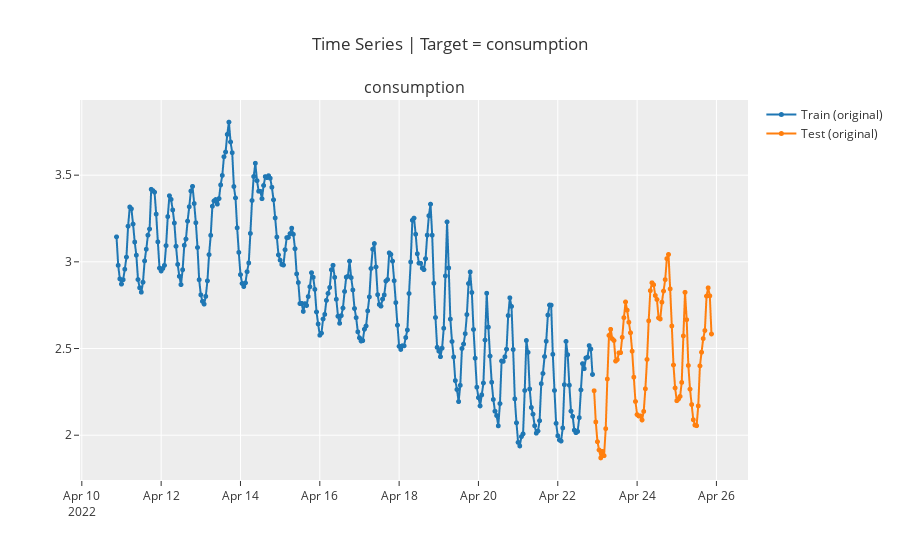

This figure's notebook cell:
### Code cell
plot_model(best, plot='train_test_split')

### Figure 1 — Plotly figure (JSON) as saved in the notebook; plotly's stock layout.template omitted (floating-point values rounded to 4 significant figures; data arrays with more than 128 entries replaced by an {"elided": "..."} marker saying what was removed)
{"data": [{"line": {"color": "rgb(31, 119, 180)", "width": 2}, "marker": {"color": "rgb(31, 119, 180)", "size": 5}, "mode": "lines+markers", "name": "Train (original)", "type": "scattergl", "x": {"elided": "361 str values"}, "xaxis": "x", "y": {"elided": "361 float values"}, "yaxis": "y"}, {"line": {"color": "rgb(255, 127, 14)", "width": 2}, "marker": {"color": "rgb(255, 127, 14)", "size": 5}, "mode": "lines+markers", "name": "Test (original)", "type": "scattergl", "x": {"elided": "361 str values"}, "xaxis": "x", "y": {"elided": "361 float values"}, "yaxis": "y"}], "layout": {"annotations": [{"font": {"size": 16}, "showarrow": false, "text": "consumption", "x": 0.5, "xanchor": "center", "xref": "paper", "y": 1, "yanchor": "bottom", "yref": "paper"}], "showlegend": true, "title": {"text": "Time Series | Target = consumption"}, "xaxis": {"anchor": "y", "domain": [0, 1]}, "yaxis": {"anchor": "x", "domain": [0, 1]}}}
